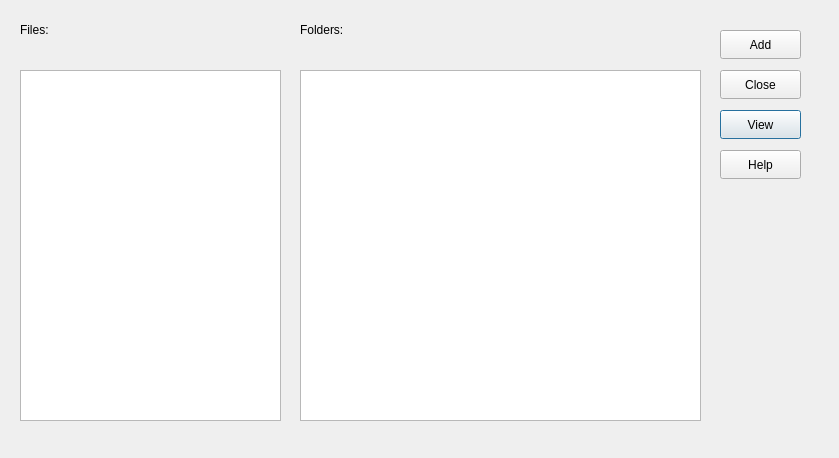
<?xml version="1.0" encoding="UTF-8"?>
<ui version="4.0">
 <class>adddialog</class>
 <widget class="QDialog" name="adddialog">
  <property name="geometry">
   <rect>
    <x>0</x>
    <y>0</y>
    <width>839</width>
    <height>458</height>
   </rect>
  </property>
  <property name="windowTitle">
   <string>Dialog</string>
  </property>
  <widget class="QPushButton" name="viewFileButton">
   <property name="geometry">
    <rect>
     <x>720</x>
     <y>110</y>
     <width>81</width>
     <height>29</height>
    </rect>
   </property>
   <property name="text">
    <string>View</string>
   </property>
  </widget>
  <widget class="QPushButton" name="helpButton">
   <property name="geometry">
    <rect>
     <x>720</x>
     <y>150</y>
     <width>81</width>
     <height>29</height>
    </rect>
   </property>
   <property name="text">
    <string>Help</string>
   </property>
  </widget>
  <widget class="QLabel" name="label">
   <property name="geometry">
    <rect>
     <x>20</x>
     <y>20</y>
     <width>91</width>
     <height>20</height>
    </rect>
   </property>
   <property name="text">
    <string>Files:</string>
   </property>
  </widget>
  <widget class="QTreeView" name="filesTreeView">
   <property name="geometry">
    <rect>
     <x>20</x>
     <y>70</y>
     <width>261</width>
     <height>351</height>
    </rect>
   </property>
  </widget>
  <widget class="QLabel" name="label_2">
   <property name="geometry">
    <rect>
     <x>300</x>
     <y>20</y>
     <width>54</width>
     <height>20</height>
    </rect>
   </property>
   <property name="text">
    <string>Folders:</string>
   </property>
  </widget>
  <widget class="QTreeView" name="foldersTreeView">
   <property name="geometry">
    <rect>
     <x>300</x>
     <y>70</y>
     <width>401</width>
     <height>351</height>
    </rect>
   </property>
  </widget>
  <widget class="QLabel" name="folderNameLabel">
   <property name="geometry">
    <rect>
     <x>300</x>
     <y>40</y>
     <width>401</width>
     <height>31</height>
    </rect>
   </property>
   <property name="text">
    <string/>
   </property>
  </widget>
  <widget class="QPushButton" name="addButton">
   <property name="geometry">
    <rect>
     <x>720</x>
     <y>30</y>
     <width>81</width>
     <height>29</height>
    </rect>
   </property>
   <property name="text">
    <string>Add</string>
   </property>
  </widget>
  <widget class="QPushButton" name="closeButton">
   <property name="geometry">
    <rect>
     <x>720</x>
     <y>70</y>
     <width>81</width>
     <height>29</height>
    </rect>
   </property>
   <property name="text">
    <string>Close</string>
   </property>
  </widget>
 </widget>
 <resources/>
 <connections/>
</ui>
